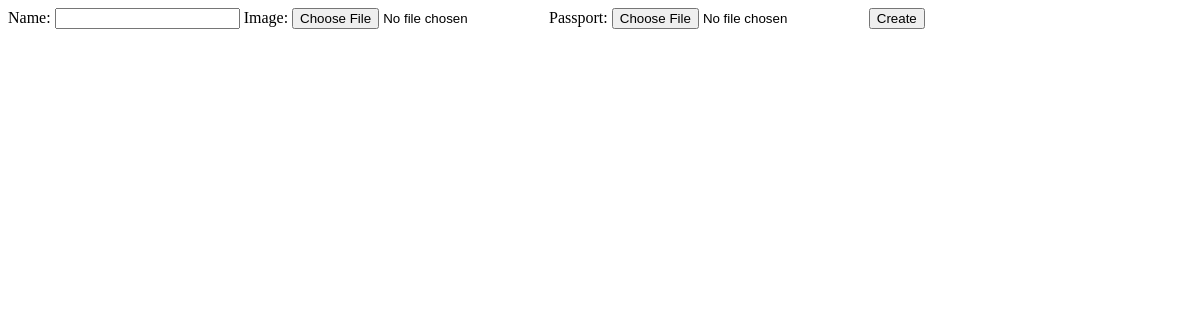
The app's page /pets/, older data.
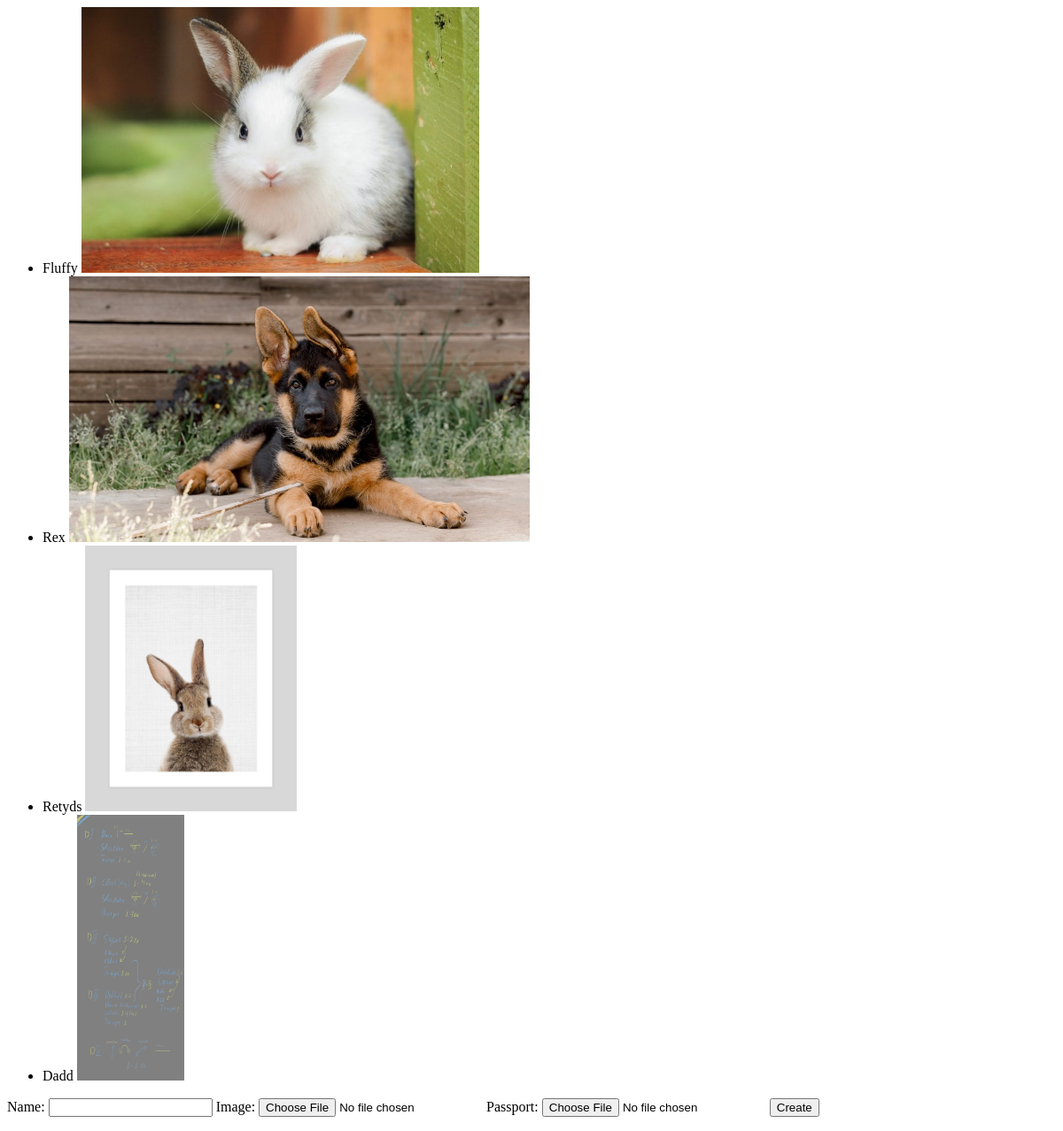
The same page, newer data.
### resources/models.py (models this page shows, shortened)
class Pet(models.Model):
	name = models.CharField(
		max_length=30,
	)
	image = models.ImageField(
		upload_to='public/pets',
	)
	passport = models.FileField(
		upload_to='private/documents',
	)

### resources/views.py (the view, shortened to what this page needs)
# urls.py: path('pets/', views.PetListView.as_view(), name='cbv pets'),
def pets(request):
	if request.method == 'GET':
		context = {
			'form': PetForm(),
			'pets': Pet.objects.all()
		}
		return render(request, 'resources/pets_index.html', context)

### resources/forms.py
class PetForm(forms.ModelForm):
	class Meta:
		model = Pet
		fields = '__all__'

### templates/resources/pets_index.html (shortened to what this page needs)
<head>
{% load static %}
<link rel="stylesheet" href="/static/resources/base.css">
</head>
<body>
{% block content %}
	<ul>
		{% for pet in pets %}
			<li>
				{{ pet.name }}
				<img src="{{ pet.image.url }}" alt="{{ pet.name }}">
			</li>
		{% endfor %}
	</ul>
	<form action="{% url 'pets' %}" method="post" enctype="multipart/form-data">
		{{ form }}
		<button>Create</button>
	</form>
{% endblock %}
</body>

### templates/resources/base.css (style rules this page uses)
img { height: 300px; }

Row changes from the older to the newer data that the page shows:
added Pet: name "Fluffy", image (picture)
added Pet: name "Rex", image (picture)
added Pet: name "Retyds", image (picture)
added Pet: name "Dadd", image (picture)
